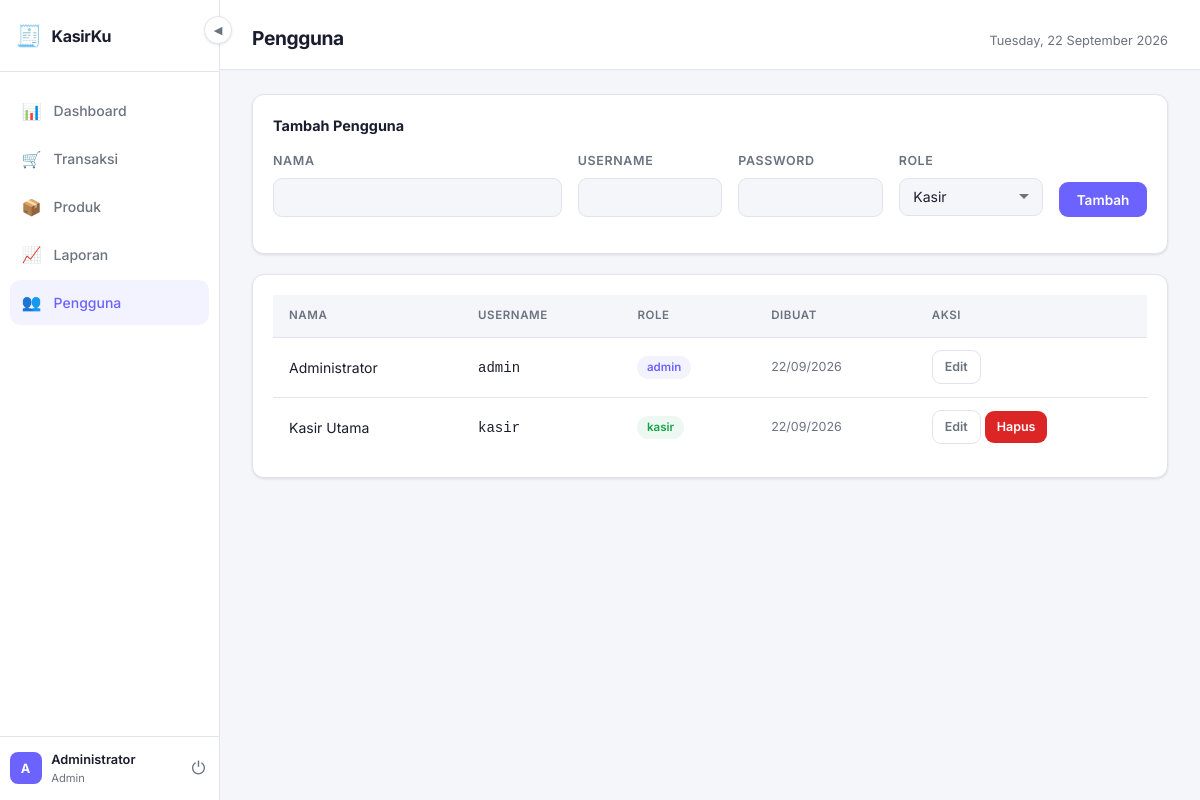
Page /pages/pengguna.php (signed in) on the committed database.
### tables this page shows
CREATE TABLE users (
    id INT AUTO_INCREMENT PRIMARY KEY,
    nama VARCHAR(100) NOT NULL,
    username VARCHAR(50) NOT NULL UNIQUE,
    password VARCHAR(255) NOT NULL,
    role ENUM('admin', 'kasir') DEFAULT 'kasir',
    created_at TIMESTAMP DEFAULT CURRENT_TIMESTAMP
);

### config/db.php (called while the page is built, shortened)
<?php
function clean($str) {
    return htmlspecialchars(strip_tags(trim($str)));
}

### models/UserModel.php (called while the page is built, shortened)
<?php
function getAllUsers($pdo) {
    return $pdo->query("SELECT * FROM users ORDER BY role, nama")->fetchAll();
}

### pages/pengguna.php (the view, shortened to what this page needs)
<?php
require_once '../config/db.php';
require_once '../models/UserModel.php';
require_once '../includes/header.php';
$edit  = isset($_GET['edit']) ? getUserById($pdo, intval($_GET['edit'])) : null;
$users = getAllUsers($pdo);
?>
<div class="card" style="margin-bottom:1.25rem">
    <strong style="display:block;margin-bottom:1rem"><?= $edit ? 'Edit Pengguna' : 'Tambah Pengguna' ?></strong>
    <form method="POST">
        <div class="form-row" style="grid-template-columns:2fr 1fr 1fr 1fr auto">
            <div class="form-group">
                <label class="form-label">Nama</label>
                <input class="form-control" name="nama" required value="<?= clean($edit['nama'] ?? '') ?>">
            </div>
            <div class="form-group">
                <label class="form-label">Username</label>
                <input class="form-control" name="username" required value="<?= clean($edit['username'] ?? '') ?>">
            </div>
            <div class="form-group">
                <label class="form-label">Password <?= $edit ? '(kosongi = tidak ganti)' : '' ?></label>
                <input class="form-control" name="password" type="password" <?= $edit ? '' : 'required' ?>>
            </div>
            <div class="form-group">
                <label class="form-label">Role</label>
                <select class="form-control" name="role">
                    <option value="kasir" <?= ($edit['role'] ?? '') === 'kasir' ? 'selected' : '' ?>>Kasir</option>
                </select>
            </div>
            <div class="form-group" style="justify-content:flex-end">
                <label class="form-label">&nbsp;</label>
                <button class="btn btn-primary"><?= $edit ? 'Simpan' : 'Tambah' ?></button>
            </div>
        </div>
    </form>
</div>
<div class="card">
    <div class="table-wrap">
        <table>
            <thead>
                <tr><th>Nama</th><th>Username</th><th>Role</th><th>Dibuat</th><th>Aksi</th></tr>
            </thead>
            <tbody>
            <?php foreach ($users as $u): ?>
            <tr>
                <td><?= clean($u['nama']) ?></td>
                <td><code><?= clean($u['username']) ?></code></td>
                <td>
                    <span class="badge <?= $u['role']==='admin' ? 'badge-purple' : 'badge-green' ?>">
                        <?= $u['role'] ?>
                    </span>
                </td>
                <td style="color:var(--muted);font-size:.78rem"><?= date('d/m/Y', strtotime($u['created_at'])) ?></td>
                <td>
                    <a href="?edit=<?= $u['id'] ?>" class="btn btn-ghost btn-sm">Edit</a>
                    <?php if ($u['id'] !== intval($_SESSION['user_id'])): ?>
                    <a href="?hapus=<?= $u['id'] ?>" class="btn btn-danger btn-sm"
                       onclick="return confirm('Hapus pengguna ini?')">Hapus</a>
                    <?php endif; ?>
                </td>
            </tr>
            <?php endforeach; ?>
            </tbody>
        </table>
    </div>
</div>
<?php require_once '../includes/footer.php'; ?>

### assets/style.css (style rules this page uses)
*, *::before, *::after { box-sizing: border-box; margin: 0; padding: 0; }
:root { --bg: #f5f6fa; --surface: #ffffff; --surface-2: #f0f1f5; --border: #e2e4ed; --accent: #6c63ff; --accent-hover: #574fd6; --accent-soft: rgba(108, 99, 255, 0.08); --green: #16a34a; --green-soft: rgba(22, 163, 74, 0.08); --red: #dc2626; --red-soft: rgba(220, 38, 38, 0.08); --yellow: #d97706; --yellow-soft: rgba(217, 119, 6, 0.08); --text: #1a1d2e; --muted: #6b7280; --sidebar-w: 220px; --radius: 12px; --shadow: 0 1px 3px rgba(0, 0, 0, 0.08), 0 1px 2px rgba(0, 0, 0, 0.04); }
body { font-family: "Inter", sans-serif; background: var(--bg); color: var(--text); font-size: 0.9rem; line-height: 1.5; }
.card { background: var(--surface); border: 1px solid var(--border); border-radius: var(--radius); padding: 1.25rem; box-shadow: var(--shadow); }
.btn { display: inline-flex; align-items: center; gap: 0.4rem; padding: 0.6rem 1.1rem; border-radius: 9px; font-size: 0.85rem; font-weight: 600; font-family: inherit; cursor: pointer; border: none; text-decoration: none; transition: all 0.15s; }
.btn-primary { background: var(--accent); color: #fff; }
.btn-danger { background: var(--red); color: #fff; }
.btn-ghost { background: transparent; color: var(--muted); border: 1px solid var(--border); }
.btn-sm { padding: 0.4rem 0.75rem; font-size: 0.78rem; }
.table-wrap { overflow-x: auto; }
table { width: 100%; border-collapse: collapse; }
th { text-align: left; padding: 0.75rem 1rem; font-size: 0.72rem; font-weight: 600; color: var(--muted); text-transform: uppercase; letter-spacing: 0.05em; border-bottom: 1px solid var(--border); background: var(--bg); }
td { padding: 0.8rem 1rem; border-bottom: 1px solid var(--border); font-size: 0.875rem; }
tr:last-child td { border-bottom: none; }
.form-row { display: grid; gap: 1rem; margin-bottom: 1rem; }
.form-group { display: flex; flex-direction: column; gap: 0.4rem; }
.form-label { font-size: 0.78rem; font-weight: 600; color: var(--muted); text-transform: uppercase; letter-spacing: 0.05em; }
.form-control { padding: 0.65rem 0.85rem; background: var(--bg); border: 1px solid var(--border); border-radius: 9px; color: var(--text); font-size: 0.875rem; font-family: inherit; transition: border-color 0.15s; width: 100%; }
select.form-control { appearance: none; background-repeat: no-repeat; background-position: right 0.75rem center; padding-right: 2rem; }
.badge { display: inline-block; padding: 0.2rem 0.6rem; border-radius: 20px; font-size: 0.72rem; font-weight: 600; }
.badge-green { background: var(--green-soft); color: var(--green); }
.badge-purple { background: var(--accent-soft); color: var(--accent); }

### rows in the picture
users: nama "Administrator", username "admin", role "admin", created_at "22/09/2026"
users: nama "Kasir Utama", username "kasir", role "kasir", created_at "22/09/2026"

### other values in the picture
substr($_SESSION['user_nama'], 0, 1) "A"
$_SESSION['user_nama'] "Administrator"
$role "Admin"
$page_title "Pengguna"
